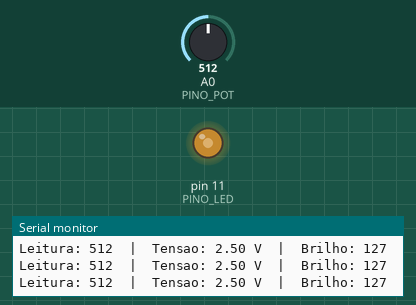
Recording of a sketch running on a simulated Arduino Uno, built with avr-gcc and run on an emulated ATmega328P. Parts: output pins drawn as LEDs (lit = HIGH), the last lines printed to the serial monitor. The inputs (shaded band) are chosen by the test bench; at power-on: A0 (PINO_POT) = 512.

Above: at 1.2 s.
1.3 s: A0 (PINO_POT) set to 716
At 1.8 s:
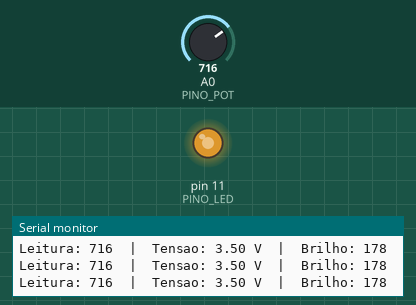
2.8 s: A0 (PINO_POT) set to 985
At 3.5 s:
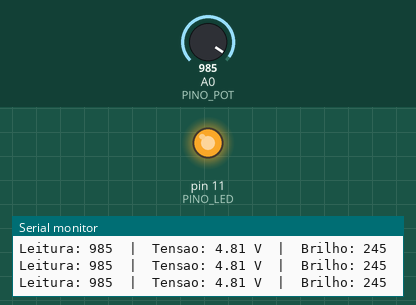
4.3 s: A0 (PINO_POT) set to 1015
At 5.3 s:
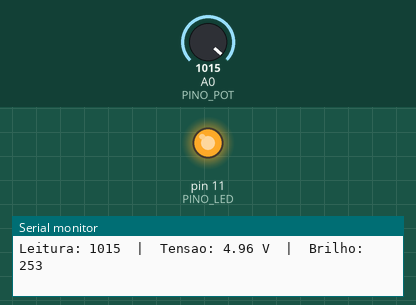
7.3 s: A0 (PINO_POT) set to 122
At 7.7 s:
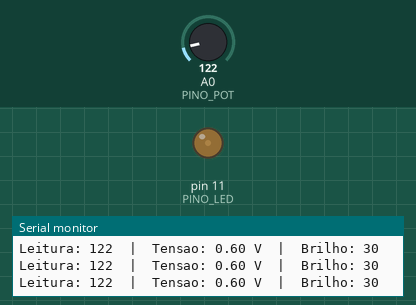
8.8 s: A0 (PINO_POT) set to 0
At 9.3 s:
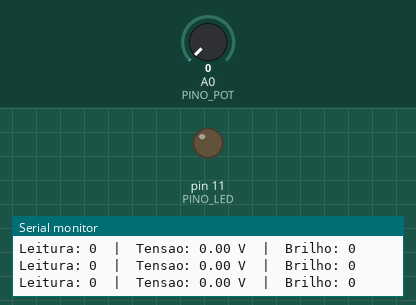
10.3 s: A0 (PINO_POT) set to 511
At 11.0 s:
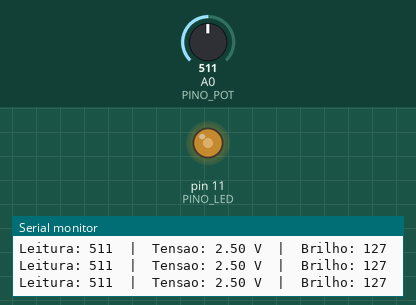
Timing chart, 0 to 12.8 s (numbered marks = the images above; inputs shaded):
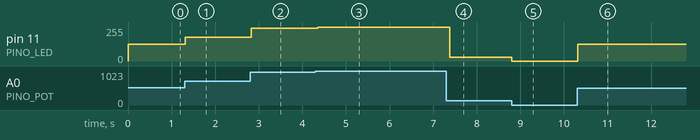

The sketch:

pratica2_potenciometro.ino
```cpp
/*
  Oficina de Robótica SELFÍS — Prática 2: Dimmer com potenciômetro
  Placa: Arduino Uno R3
  Ligações: potenciômetro -> 5V, A0 (pino do meio) e GND
            LED -> pino 11 (PWM) com resistor de 220 ohms até o GND
*/

const int PINO_POT = A0;   // entrada analógica: lê de 0 a 1023
const int PINO_LED = 11;   // saída PWM (~): escreve de 0 a 255

void setup() {
  pinMode(PINO_LED, OUTPUT);
  Serial.begin(9600);      // abre a comunicação com o computador (Monitor Serial)
}

void loop() {
  // 1) Lê a posição do potenciômetro (0 V -> 0 ... 5 V -> 1023)
  int leitura = analogRead(PINO_POT);

  // 2) Converte a escala 0–1023 para 0–255 (a escala do PWM)
  int brilho = map(leitura, 0, 1023, 0, 255);

  // 3) Aplica o brilho no LED
  analogWrite(PINO_LED, brilho);

  // 4) Mostra os valores no Monitor Serial
  float tensao = leitura * (5.0 / 1023.0);
  Serial.print("Leitura: ");
  Serial.print(leitura);
  Serial.print("  |  Tensao: ");
  Serial.print(tensao, 2);
  Serial.print(" V  |  Brilho: ");
  Serial.println(brilho);

  delay(100);              // pequena pausa para o Monitor Serial não "correr"
}
```

Measured:
- after the input at 1.3 s, pin 11 (PINO_LED): 127/255 → 178/255 at once
- after the input at 2.8 s, pin 11 (PINO_LED): 178/255 → 245/255 at once
- after the input at 4.3 s, pin 11 (PINO_LED): 245/255 → 253/255 after 0.05 s
- after the input at 7.3 s, pin 11 (PINO_LED): 253/255 → 30/255 after 0.09 s
- after the input at 8.8 s, pin 11 (PINO_LED): 30/255 → 0/255 at once
- after the input at 10.3 s, pin 11 (PINO_LED): 0/255 → 127/255 at once
